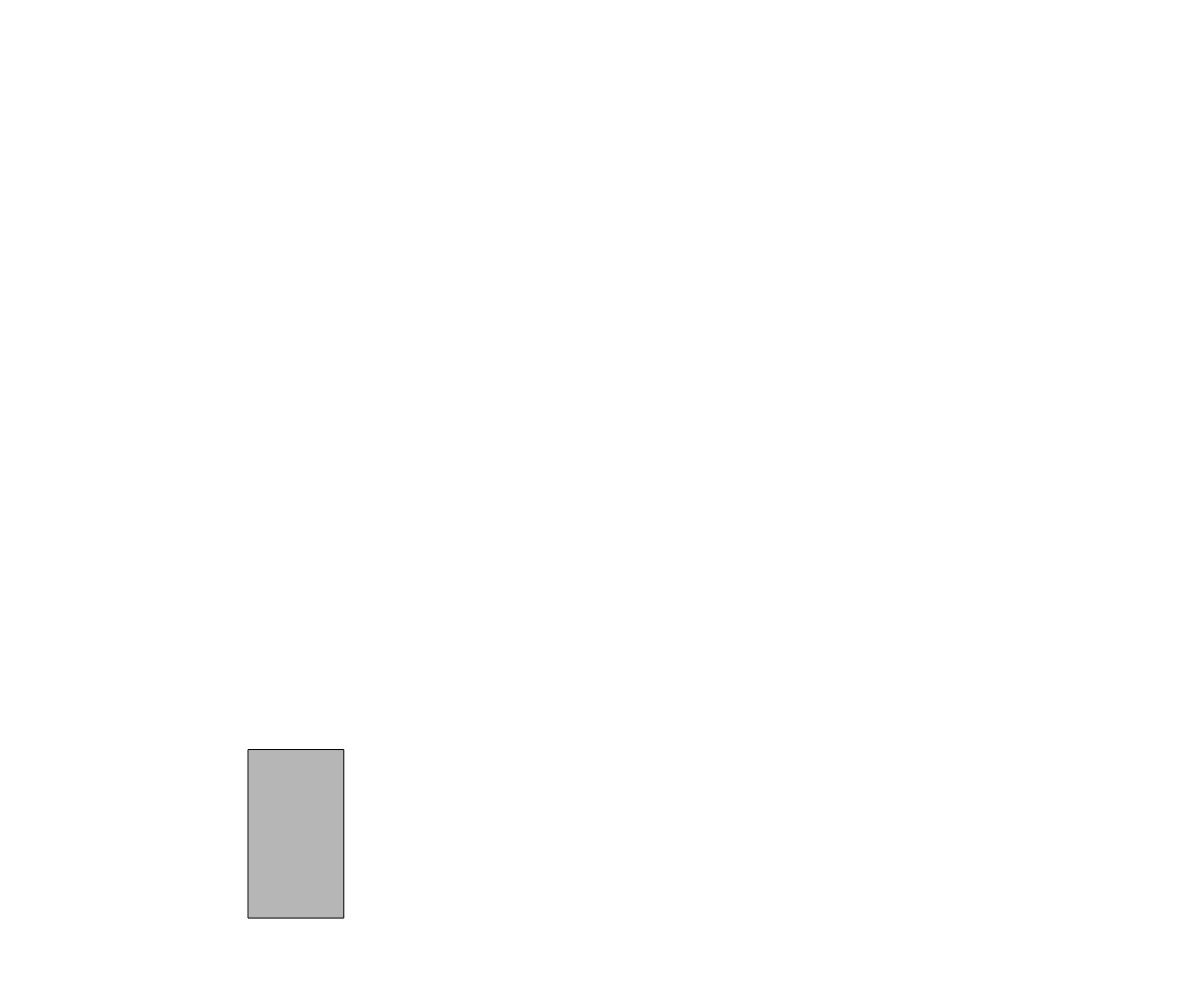
Frame 1 (no input)
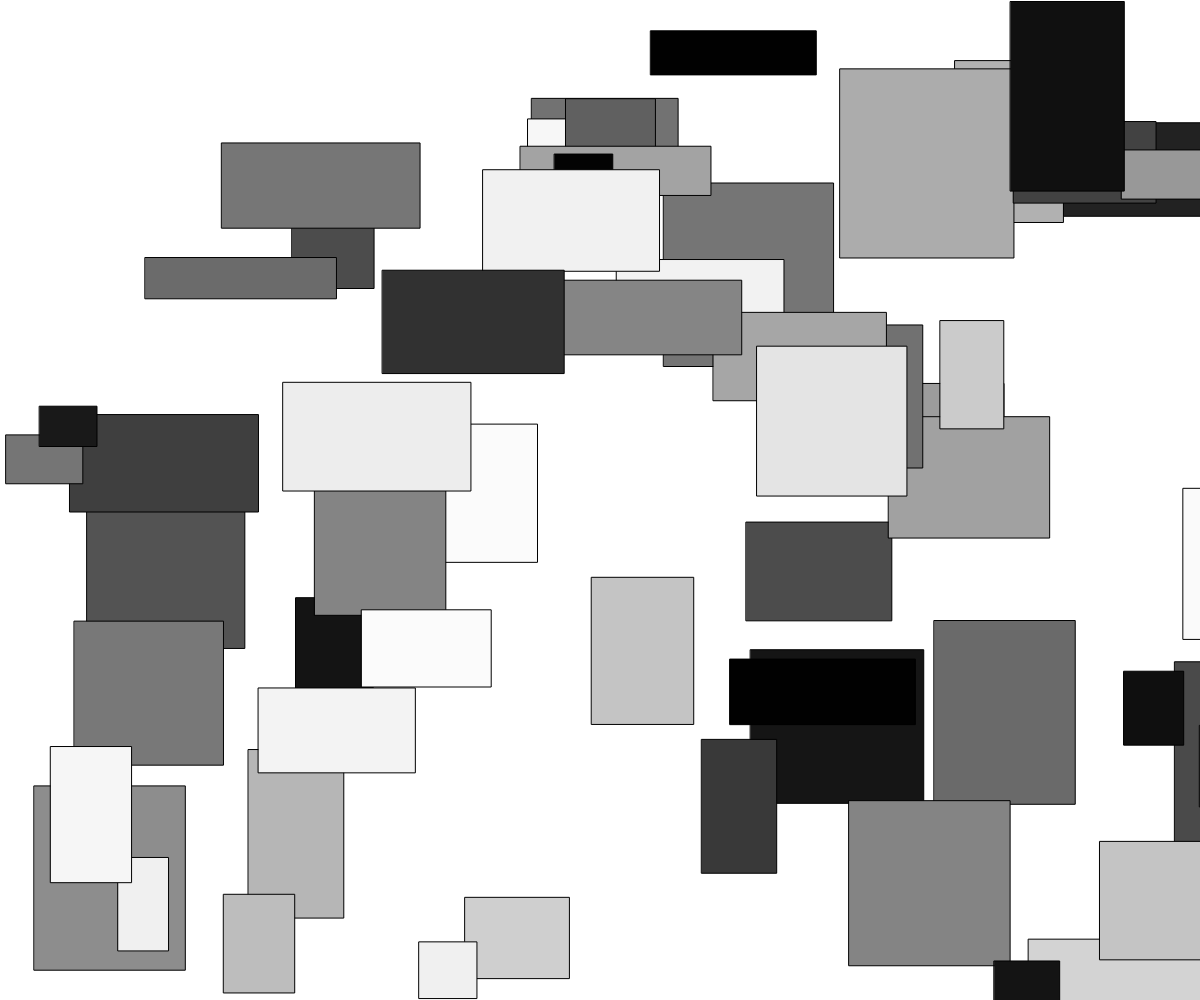
Frame 60 (no input)
Frame 120 (the mouse pressed at the canvas centre since frame 60): identical to frame 60, image omitted

The p5.js sketch that drew these frames (run headless with seeded random() and noise() and a simulated clock; from frame 60 on, the mouse is pressed at the canvas centre):

// p5.js sketch
// ── sketch.js
// p5js template project - replace with project title
// Dan Schellenberg - replace with your name
// Feb 2, 2018 - replace with the date
function setup() {
  createCanvas(windowWidth, windowHeight);
}

function draw() {
  drawSquares();
  drawCircles();
}

function drawSquares() {
  if (mouseX < width / 2) {
    fill(random(255));
    rect(random(width), random(height), random(40, 200), random(40, 200));
  }
}

function drawCircles() {
  if (mouseX > width / 2) {
    fill(random(255), random(255), random(255));
    ellipse(random(width), random(height), 100, 100);
  }
}
